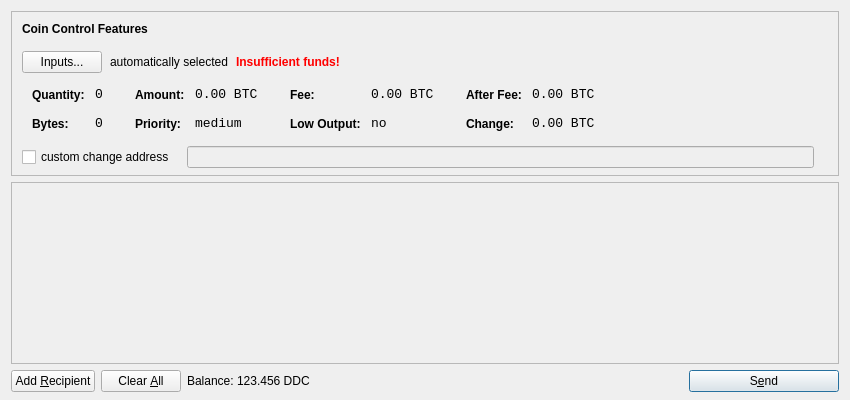
<?xml version="1.0" encoding="UTF-8"?>
<ui version="4.0">
 <class>SendCoinsDialog</class>
 <widget class="QDialog" name="SendCoinsDialog">
  <property name="geometry">
   <rect>
    <x>0</x>
    <y>0</y>
    <width>850</width>
    <height>400</height>
   </rect>
  </property>
  <property name="windowTitle">
   <string>Send Coins</string>
  </property>
  <layout class="QVBoxLayout" name="verticalLayout" stretch="0,1,0">
   <property name="bottomMargin">
    <number>8</number>
   </property>
   <item>
    <widget class="QFrame" name="frameCoinControl">
     <property name="sizePolicy">
      <sizepolicy hsizetype="Expanding" vsizetype="Expanding">
       <horstretch>0</horstretch>
       <verstretch>0</verstretch>
      </sizepolicy>
     </property>
     <property name="maximumSize">
      <size>
       <width>16777215</width>
       <height>16777215</height>
      </size>
     </property>
     <property name="frameShape">
      <enum>QFrame::StyledPanel</enum>
     </property>
     <property name="frameShadow">
      <enum>QFrame::Sunken</enum>
     </property>
     <layout class="QVBoxLayout" name="verticalLayoutCoinControl2">
      <property name="spacing">
       <number>-1</number>
      </property>
      <property name="leftMargin">
       <number>0</number>
      </property>
      <property name="topMargin">
       <number>0</number>
      </property>
      <property name="rightMargin">
       <number>0</number>
      </property>
      <property name="bottomMargin">
       <number>6</number>
      </property>
      <item>
       <layout class="QVBoxLayout" name="verticalLayoutCoinControl" stretch="0,0,0,0,1">
        <property name="spacing">
         <number>0</number>
        </property>
        <property name="leftMargin">
         <number>10</number>
        </property>
        <property name="topMargin">
         <number>10</number>
        </property>
        <item>
         <layout class="QHBoxLayout" name="horizontalLayoutCoinControl1">
          <property name="bottomMargin">
           <number>15</number>
          </property>
          <item>
           <widget class="QLabel" name="labelCoinControlFeatures">
            <property name="sizePolicy">
             <sizepolicy hsizetype="Preferred" vsizetype="Maximum">
              <horstretch>0</horstretch>
              <verstretch>0</verstretch>
             </sizepolicy>
            </property>
            <property name="font">
             <font>
              <weight>75</weight>
              <bold>true</bold>
             </font>
            </property>
            <property name="styleSheet">
             <string notr="true">font-weight:bold;</string>
            </property>
            <property name="text">
             <string>Coin Control Features</string>
            </property>
           </widget>
          </item>
         </layout>
        </item>
        <item>
         <layout class="QHBoxLayout" name="horizontalLayoutCoinControl2" stretch="0,0,0,0">
          <property name="spacing">
           <number>8</number>
          </property>
          <property name="bottomMargin">
           <number>10</number>
          </property>
          <item>
           <widget class="QPushButton" name="pushButtonCoinControl">
            <property name="styleSheet">
             <string notr="true"/>
            </property>
            <property name="text">
             <string>Inputs...</string>
            </property>
           </widget>
          </item>
          <item>
           <widget class="QLabel" name="labelCoinControlAutomaticallySelected">
            <property name="text">
             <string>automatically selected</string>
            </property>
            <property name="margin">
             <number>5</number>
            </property>
           </widget>
          </item>
          <item>
           <widget class="QLabel" name="labelCoinControlInsuffFunds">
            <property name="font">
             <font>
              <weight>75</weight>
              <bold>true</bold>
             </font>
            </property>
            <property name="styleSheet">
             <string notr="true">color:red;font-weight:bold;</string>
            </property>
            <property name="text">
             <string>Insufficient funds!</string>
            </property>
            <property name="margin">
             <number>5</number>
            </property>
           </widget>
          </item>
          <item>
           <spacer name="horizontalSpacerCoinControl">
            <property name="orientation">
             <enum>Qt::Horizontal</enum>
            </property>
            <property name="sizeHint" stdset="0">
             <size>
              <width>40</width>
              <height>1</height>
             </size>
            </property>
           </spacer>
          </item>
         </layout>
        </item>
        <item>
         <widget class="QWidget" name="widgetCoinControl" native="true">
          <property name="sizePolicy">
           <sizepolicy hsizetype="Preferred" vsizetype="Preferred">
            <horstretch>0</horstretch>
            <verstretch>0</verstretch>
           </sizepolicy>
          </property>
          <property name="minimumSize">
           <size>
            <width>0</width>
            <height>0</height>
           </size>
          </property>
          <property name="styleSheet">
           <string notr="true"/>
          </property>
          <layout class="QHBoxLayout" name="horizontalLayoutCoinControl5">
           <property name="margin">
            <number>0</number>
           </property>
           <item>
            <layout class="QHBoxLayout" name="horizontalLayoutCoinControl3" stretch="0,0,0,1">
             <property name="spacing">
              <number>20</number>
             </property>
             <property name="topMargin">
              <number>0</number>
             </property>
             <property name="bottomMargin">
              <number>10</number>
             </property>
             <item>
              <layout class="QFormLayout" name="formLayoutCoinControl1">
               <property name="horizontalSpacing">
                <number>10</number>
               </property>
               <property name="verticalSpacing">
                <number>14</number>
               </property>
               <property name="leftMargin">
                <number>10</number>
               </property>
               <property name="topMargin">
                <number>4</number>
               </property>
               <property name="rightMargin">
                <number>6</number>
               </property>
               <item row="0" column="0">
                <widget class="QLabel" name="labelCoinControlQuantityText">
                 <property name="styleSheet">
                  <string notr="true">font-weight:bold;</string>
                 </property>
                 <property name="text">
                  <string>Quantity:</string>
                 </property>
                 <property name="margin">
                  <number>0</number>
                 </property>
                </widget>
               </item>
               <item row="0" column="1">
                <widget class="QLabel" name="labelCoinControlQuantity">
                 <property name="font">
                  <font>
                   <family>Monospace</family>
                   <pointsize>10</pointsize>
                  </font>
                 </property>
                 <property name="cursor">
                  <cursorShape>IBeamCursor</cursorShape>
                 </property>
                 <property name="contextMenuPolicy">
                  <enum>Qt::ActionsContextMenu</enum>
                 </property>
                 <property name="text">
                  <string notr="true">0</string>
                 </property>
                 <property name="margin">
                  <number>0</number>
                 </property>
                 <property name="textInteractionFlags">
                  <set>Qt::LinksAccessibleByMouse|Qt::TextSelectableByKeyboard|Qt::TextSelectableByMouse</set>
                 </property>
                </widget>
               </item>
               <item row="1" column="0">
                <widget class="QLabel" name="labelCoinControlBytesText">
                 <property name="styleSheet">
                  <string notr="true">font-weight:bold;</string>
                 </property>
                 <property name="text">
                  <string>Bytes:</string>
                 </property>
                </widget>
               </item>
               <item row="1" column="1">
                <widget class="QLabel" name="labelCoinControlBytes">
                 <property name="font">
                  <font>
                   <family>Monospace</family>
                   <pointsize>10</pointsize>
                  </font>
                 </property>
                 <property name="cursor">
                  <cursorShape>IBeamCursor</cursorShape>
                 </property>
                 <property name="contextMenuPolicy">
                  <enum>Qt::ActionsContextMenu</enum>
                 </property>
                 <property name="text">
                  <string notr="true">0</string>
                 </property>
                 <property name="textInteractionFlags">
                  <set>Qt::LinksAccessibleByMouse|Qt::TextSelectableByKeyboard|Qt::TextSelectableByMouse</set>
                 </property>
                </widget>
               </item>
              </layout>
             </item>
             <item>
              <layout class="QFormLayout" name="formLayoutCoinControl2">
               <property name="horizontalSpacing">
                <number>10</number>
               </property>
               <property name="verticalSpacing">
                <number>14</number>
               </property>
               <property name="leftMargin">
                <number>6</number>
               </property>
               <property name="topMargin">
                <number>4</number>
               </property>
               <property name="rightMargin">
                <number>6</number>
               </property>
               <item row="0" column="0">
                <widget class="QLabel" name="labelCoinControlAmountText">
                 <property name="styleSheet">
                  <string notr="true">font-weight:bold;</string>
                 </property>
                 <property name="text">
                  <string>Amount:</string>
                 </property>
                 <property name="margin">
                  <number>0</number>
                 </property>
                </widget>
               </item>
               <item row="0" column="1">
                <widget class="QLabel" name="labelCoinControlAmount">
                 <property name="font">
                  <font>
                   <family>Monospace</family>
                   <pointsize>10</pointsize>
                  </font>
                 </property>
                 <property name="cursor">
                  <cursorShape>IBeamCursor</cursorShape>
                 </property>
                 <property name="contextMenuPolicy">
                  <enum>Qt::ActionsContextMenu</enum>
                 </property>
                 <property name="text">
                  <string notr="true">0.00 BTC</string>
                 </property>
                 <property name="textInteractionFlags">
                  <set>Qt::LinksAccessibleByMouse|Qt::TextSelectableByKeyboard|Qt::TextSelectableByMouse</set>
                 </property>
                </widget>
               </item>
               <item row="1" column="0">
                <widget class="QLabel" name="labelCoinControlPriorityText">
                 <property name="styleSheet">
                  <string notr="true">font-weight:bold;</string>
                 </property>
                 <property name="text">
                  <string>Priority:</string>
                 </property>
                </widget>
               </item>
               <item row="1" column="1">
                <widget class="QLabel" name="labelCoinControlPriority">
                 <property name="font">
                  <font>
                   <family>Monospace</family>
                   <pointsize>10</pointsize>
                  </font>
                 </property>
                 <property name="cursor">
                  <cursorShape>IBeamCursor</cursorShape>
                 </property>
                 <property name="contextMenuPolicy">
                  <enum>Qt::ActionsContextMenu</enum>
                 </property>
                 <property name="text">
                  <string>medium</string>
                 </property>
                 <property name="textInteractionFlags">
                  <set>Qt::LinksAccessibleByMouse|Qt::TextSelectableByKeyboard|Qt::TextSelectableByMouse</set>
                 </property>
                </widget>
               </item>
              </layout>
             </item>
             <item>
              <layout class="QFormLayout" name="formLayoutCoinControl3">
               <property name="horizontalSpacing">
                <number>10</number>
               </property>
               <property name="verticalSpacing">
                <number>14</number>
               </property>
               <property name="leftMargin">
                <number>6</number>
               </property>
               <property name="topMargin">
                <number>4</number>
               </property>
               <property name="rightMargin">
                <number>6</number>
               </property>
               <item row="0" column="0">
                <widget class="QLabel" name="labelCoinControlFeeText">
                 <property name="styleSheet">
                  <string notr="true">font-weight:bold;</string>
                 </property>
                 <property name="text">
                  <string>Fee:</string>
                 </property>
                 <property name="margin">
                  <number>0</number>
                 </property>
                </widget>
               </item>
               <item row="0" column="1">
                <widget class="QLabel" name="labelCoinControlFee">
                 <property name="font">
                  <font>
                   <family>Monospace</family>
                   <pointsize>10</pointsize>
                  </font>
                 </property>
                 <property name="cursor">
                  <cursorShape>IBeamCursor</cursorShape>
                 </property>
                 <property name="contextMenuPolicy">
                  <enum>Qt::ActionsContextMenu</enum>
                 </property>
                 <property name="text">
                  <string notr="true">0.00 BTC</string>
                 </property>
                 <property name="textInteractionFlags">
                  <set>Qt::LinksAccessibleByMouse|Qt::TextSelectableByKeyboard|Qt::TextSelectableByMouse</set>
                 </property>
                </widget>
               </item>
               <item row="1" column="0">
                <widget class="QLabel" name="labelCoinControlLowOutputText">
                 <property name="styleSheet">
                  <string notr="true">font-weight:bold;</string>
                 </property>
                 <property name="text">
                  <string>Low Output:</string>
                 </property>
                </widget>
               </item>
               <item row="1" column="1">
                <widget class="QLabel" name="labelCoinControlLowOutput">
                 <property name="font">
                  <font>
                   <family>Monospace</family>
                   <pointsize>10</pointsize>
                  </font>
                 </property>
                 <property name="cursor">
                  <cursorShape>IBeamCursor</cursorShape>
                 </property>
                 <property name="contextMenuPolicy">
                  <enum>Qt::ActionsContextMenu</enum>
                 </property>
                 <property name="text">
                  <string>no</string>
                 </property>
                 <property name="textInteractionFlags">
                  <set>Qt::LinksAccessibleByMouse|Qt::TextSelectableByKeyboard|Qt::TextSelectableByMouse</set>
                 </property>
                </widget>
               </item>
              </layout>
             </item>
             <item>
              <layout class="QFormLayout" name="formLayoutCoinControl4">
               <property name="horizontalSpacing">
                <number>10</number>
               </property>
               <property name="verticalSpacing">
                <number>14</number>
               </property>
               <property name="leftMargin">
                <number>6</number>
               </property>
               <property name="topMargin">
                <number>4</number>
               </property>
               <property name="rightMargin">
                <number>6</number>
               </property>
               <item row="0" column="0">
                <widget class="QLabel" name="labelCoinControlAfterFeeText">
                 <property name="styleSheet">
                  <string notr="true">font-weight:bold;</string>
                 </property>
                 <property name="text">
                  <string>After Fee:</string>
                 </property>
                 <property name="margin">
                  <number>0</number>
                 </property>
                </widget>
               </item>
               <item row="0" column="1">
                <widget class="QLabel" name="labelCoinControlAfterFee">
                 <property name="font">
                  <font>
                   <family>Monospace</family>
                   <pointsize>10</pointsize>
                  </font>
                 </property>
                 <property name="cursor">
                  <cursorShape>IBeamCursor</cursorShape>
                 </property>
                 <property name="contextMenuPolicy">
                  <enum>Qt::ActionsContextMenu</enum>
                 </property>
                 <property name="text">
                  <string notr="true">0.00 BTC</string>
                 </property>
                 <property name="textInteractionFlags">
                  <set>Qt::LinksAccessibleByMouse|Qt::TextSelectableByKeyboard|Qt::TextSelectableByMouse</set>
                 </property>
                </widget>
               </item>
               <item row="1" column="0">
                <widget class="QLabel" name="labelCoinControlChangeText">
                 <property name="styleSheet">
                  <string notr="true">font-weight:bold;</string>
                 </property>
                 <property name="text">
                  <string>Change:</string>
                 </property>
                </widget>
               </item>
               <item row="1" column="1">
                <widget class="QLabel" name="labelCoinControlChange">
                 <property name="font">
                  <font>
                   <family>Monospace</family>
                   <pointsize>10</pointsize>
                  </font>
                 </property>
                 <property name="cursor">
                  <cursorShape>IBeamCursor</cursorShape>
                 </property>
                 <property name="contextMenuPolicy">
                  <enum>Qt::ActionsContextMenu</enum>
                 </property>
                 <property name="text">
                  <string notr="true">0.00 BTC</string>
                 </property>
                 <property name="textInteractionFlags">
                  <set>Qt::LinksAccessibleByMouse|Qt::TextSelectableByKeyboard|Qt::TextSelectableByMouse</set>
                 </property>
                </widget>
               </item>
              </layout>
             </item>
            </layout>
           </item>
          </layout>
         </widget>
        </item>
        <item>
         <layout class="QHBoxLayout" name="horizontalLayoutCoinControl4" stretch="0,0,0">
          <property name="spacing">
           <number>12</number>
          </property>
          <property name="sizeConstraint">
           <enum>QLayout::SetDefaultConstraint</enum>
          </property>
          <property name="topMargin">
           <number>5</number>
          </property>
          <property name="rightMargin">
           <number>5</number>
          </property>
          <item>
           <widget class="QCheckBox" name="checkBoxCoinControlChange">
            <property name="text">
             <string>custom change address</string>
            </property>
           </widget>
          </item>
          <item>
           <widget class="QLineEdit" name="lineEditCoinControlChange">
            <property name="enabled">
             <bool>false</bool>
            </property>
            <property name="sizePolicy">
             <sizepolicy hsizetype="Expanding" vsizetype="Fixed">
              <horstretch>0</horstretch>
              <verstretch>0</verstretch>
             </sizepolicy>
            </property>
           </widget>
          </item>
          <item>
           <widget class="QLabel" name="labelCoinControlChangeLabel">
            <property name="sizePolicy">
             <sizepolicy hsizetype="Preferred" vsizetype="Expanding">
              <horstretch>0</horstretch>
              <verstretch>0</verstretch>
             </sizepolicy>
            </property>
            <property name="minimumSize">
             <size>
              <width>0</width>
              <height>0</height>
             </size>
            </property>
            <property name="text">
             <string/>
            </property>
            <property name="margin">
             <number>3</number>
            </property>
           </widget>
          </item>
         </layout>
        </item>
        <item>
         <spacer name="verticalSpacerCoinControl">
          <property name="orientation">
           <enum>Qt::Vertical</enum>
          </property>
          <property name="sizeHint" stdset="0">
           <size>
            <width>800</width>
            <height>1</height>
           </size>
          </property>
         </spacer>
        </item>
       </layout>
      </item>
     </layout>
    </widget>
   </item>
   <item>
    <widget class="QScrollArea" name="scrollArea">
     <property name="widgetResizable">
      <bool>true</bool>
     </property>
     <widget class="QWidget" name="scrollAreaWidgetContents">
      <property name="geometry">
       <rect>
        <x>0</x>
        <y>0</y>
        <width>830</width>
        <height>165</height>
       </rect>
      </property>
      <layout class="QVBoxLayout" name="verticalLayout_2">
       <property name="margin">
        <number>0</number>
       </property>
       <item>
        <layout class="QVBoxLayout" name="entries">
         <property name="spacing">
          <number>6</number>
         </property>
        </layout>
       </item>
       <item>
        <spacer name="verticalSpacer">
         <property name="orientation">
          <enum>Qt::Vertical</enum>
         </property>
         <property name="sizeHint" stdset="0">
          <size>
           <width>20</width>
           <height>40</height>
          </size>
         </property>
        </spacer>
       </item>
      </layout>
     </widget>
    </widget>
   </item>
   <item>
    <layout class="QHBoxLayout" name="horizontalLayout">
     <item>
      <widget class="QPushButton" name="addButton">
       <property name="toolTip">
        <string>Send to multiple recipients at once</string>
       </property>
       <property name="text">
        <string>Add &amp;Recipient</string>
       </property>
       <property name="icon">
        <iconset resource="../bitcoin.qrc">
         <normaloff>:/icons/add</normaloff>:/icons/add</iconset>
       </property>
       <property name="autoDefault">
        <bool>false</bool>
       </property>
      </widget>
     </item>
     <item>
      <widget class="QPushButton" name="clearButton">
       <property name="sizePolicy">
        <sizepolicy hsizetype="Minimum" vsizetype="Fixed">
         <horstretch>0</horstretch>
         <verstretch>0</verstretch>
        </sizepolicy>
       </property>
       <property name="toolTip">
        <string>Remove all transaction fields</string>
       </property>
       <property name="text">
        <string>Clear &amp;All</string>
       </property>
       <property name="icon">
        <iconset resource="../bitcoin.qrc">
         <normaloff>:/icons/remove</normaloff>:/icons/remove</iconset>
       </property>
       <property name="autoRepeatDelay">
        <number>300</number>
       </property>
       <property name="autoDefault">
        <bool>false</bool>
       </property>
      </widget>
     </item>
     <item>
      <layout class="QHBoxLayout" name="horizontalLayout_2">
       <property name="spacing">
        <number>3</number>
       </property>
       <item>
        <widget class="QLabel" name="label">
         <property name="text">
          <string>Balance:</string>
         </property>
        </widget>
       </item>
       <item>
        <widget class="QLabel" name="labelBalance">
         <property name="cursor">
          <cursorShape>IBeamCursor</cursorShape>
         </property>
         <property name="text">
          <string>123.456 DDC</string>
         </property>
         <property name="textInteractionFlags">
          <set>Qt::LinksAccessibleByMouse|Qt::TextSelectableByKeyboard|Qt::TextSelectableByMouse</set>
         </property>
        </widget>
       </item>
      </layout>
     </item>
     <item>
      <spacer name="horizontalSpacer">
       <property name="orientation">
        <enum>Qt::Horizontal</enum>
       </property>
       <property name="sizeHint" stdset="0">
        <size>
         <width>40</width>
         <height>20</height>
        </size>
       </property>
      </spacer>
     </item>
     <item>
      <widget class="QPushButton" name="sendButton">
       <property name="minimumSize">
        <size>
         <width>150</width>
         <height>0</height>
        </size>
       </property>
       <property name="toolTip">
        <string>Confirm the send action</string>
       </property>
       <property name="text">
        <string>S&amp;end</string>
       </property>
       <property name="icon">
        <iconset resource="../bitcoin.qrc">
         <normaloff>:/icons/send</normaloff>:/icons/send</iconset>
       </property>
       <property name="default">
        <bool>true</bool>
       </property>
      </widget>
     </item>
    </layout>
   </item>
  </layout>
 </widget>
 <resources>
  <include location="../bitcoin.qrc"/>
 </resources>
 <connections/>
</ui>
